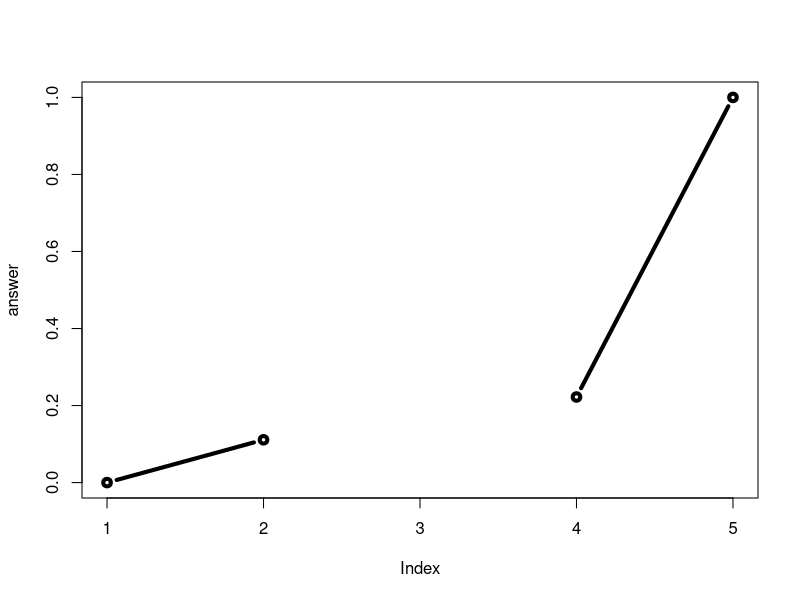

Recreate this plot in R.
## ---- chunk 1
knitr::opts_chunk$set(echo = TRUE)
## ---- chunk 2
# old function

map.colors <- function (value,high.low,palette) {
  proportion <- ((value-high.low[1])/(high.low[2]-high.low[1]))
  index <- round ((length(palette)-1)*proportion)+1
  return (palette[index])}
## ---- chunk 3

map.colors2 <- function(x, high.low = range(x), palette = cm.colors(100)) {
  # Determine where in the 'high.low' range our values of 'x' lie.
# to the input colors vector 'palette'
  
  percent <- ((x - high.low[1]) / (high.low[2] - high.low[1]))
#where in the 'vector of colors is this 'percent' 
  # note catch for 0 percent values to +1
  index <- round ((length(palette)-1) * percent)+1

  return (palette[index])}
## ---- chunk 4
add <- function(x, y=1) {
 # Sum the input x and y
 x + y
}
## ---- chunk 5
add(x = 6, y = 4)

## ---- chunk 6
add( c(1:5), 20)
## ---- chunk 7
#add(x=1, y=“b”)
## ---- chunk 8
## You need a “name”, “arguments” and “body”…
rescale <- function(x) {
 rng <-range(x)
 (x - rng[1]) / (rng[2] - rng[1])
}
## ---- chunk 9
rescale(1:10)
## ---- chunk 10
rescale( c(1,2,NA,3,10) )
## ---- chunk 11
rescale2 <- function(x) {
 rng <-range(x, na.rm=TRUE)
 (x - rng[1]) / (rng[2] - rng[1])
}
## ---- chunk 12
rescale2( c(1,2,NA,3,10) )

## ---- chunk 13
rescale3 <- function(x, na.rm=TRUE, plot=FALSE) {
 if(na.rm) {
 rng <-range(x, na.rm=na.rm)
 } else {
 rng <-range(x)
 }
 print("Hello")
 answer <- (x - rng[1]) / (rng[2] - rng[1])
 
 print("is it me you are looking for?")
 if(plot) {
 plot(answer, typ="b", lwd=4)
 }
 print("I can see it in ...")
 return(answer)
}
## ---- chunk 14
rescale3( c(1,2,NA,3,10),plot=TRUE )
## ---- chunk 15
rescale2( c(1,2,NA,3,10))
